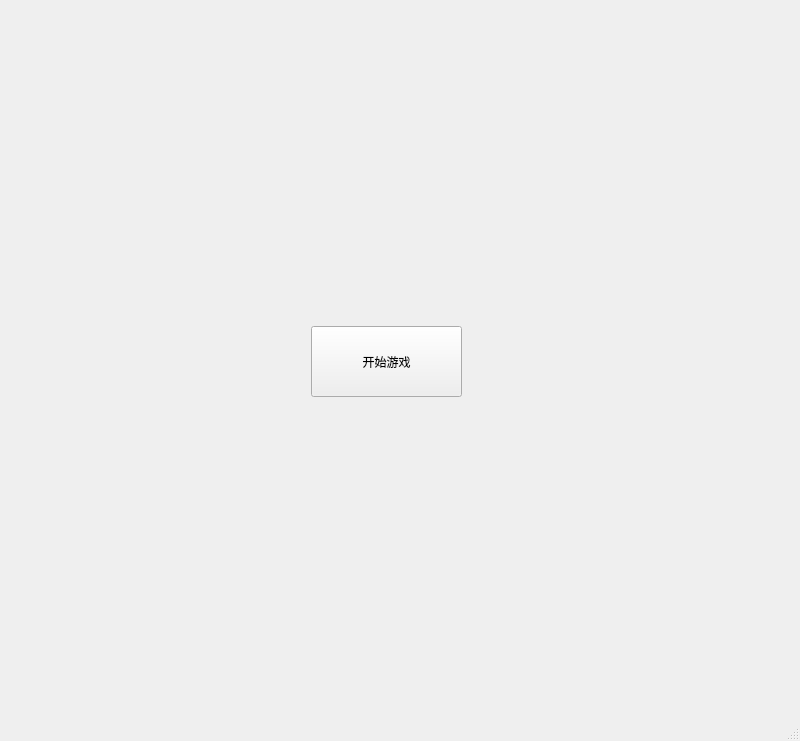
<?xml version="1.0" encoding="UTF-8"?>
<ui version="4.0">
 <class>MainWindow</class>
 <widget class="QMainWindow" name="MainWindow">
  <property name="geometry">
   <rect>
    <x>0</x>
    <y>0</y>
    <width>800</width>
    <height>741</height>
   </rect>
  </property>
  <property name="windowTitle">
   <string>MainWindow</string>
  </property>
  <widget class="QWidget" name="centralwidget">
   <widget class="QPushButton" name="btn_single">
    <property name="geometry">
     <rect>
      <x>311</x>
      <y>326</y>
      <width>151</width>
      <height>71</height>
     </rect>
    </property>
    <property name="text">
     <string>开始游戏</string>
    </property>
   </widget>
  </widget>
  <widget class="QMenuBar" name="menubar">
   <property name="geometry">
    <rect>
     <x>0</x>
     <y>0</y>
     <width>800</width>
     <height>26</height>
    </rect>
   </property>
  </widget>
  <widget class="QStatusBar" name="statusbar"/>
 </widget>
 <resources/>
 <connections/>
</ui>
